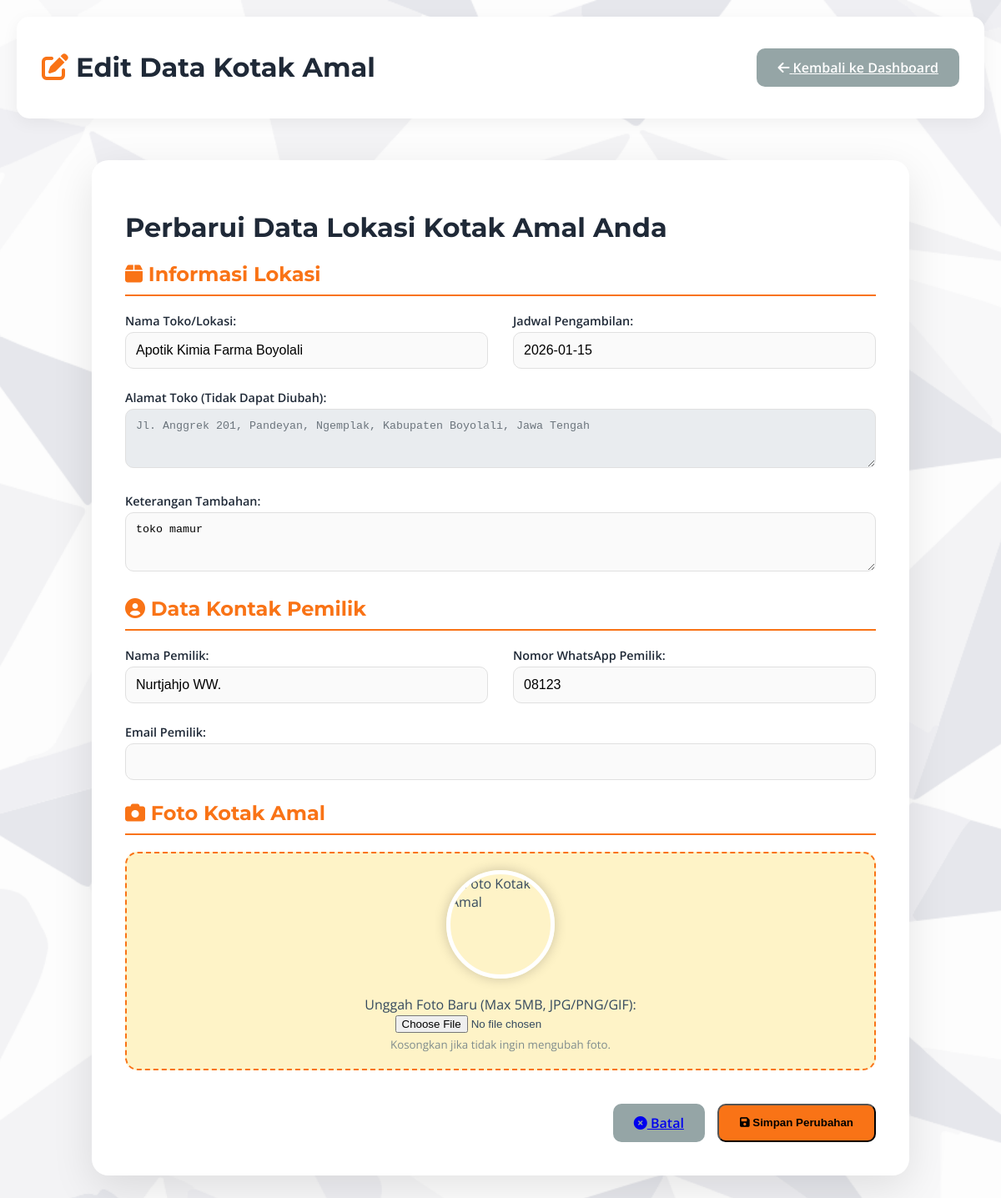
Page /pages/edit_pemilik_kotak_amal.php (signed in) on the committed database.
### tables this page shows
CREATE TABLE `kotakamal` (
  `ID_KotakAmal` varchar(30) NOT NULL,
  `Id_lksa` varchar(25) NOT NULL,
  `Nama_Toko` varchar(150) NOT NULL,
  `Alamat_Toko` text NOT NULL COMMENT 'Alamat lengkap gabungan',
  `ID_Provinsi` varchar(100) DEFAULT NULL,
  `ID_Kabupaten` varchar(100) DEFAULT NULL,
  `ID_Kecamatan` varchar(100) DEFAULT NULL,
  `ID_Kelurahan` varchar(100) DEFAULT NULL,
  `Nama_Pemilik` varchar(100) DEFAULT NULL,
  `WA_Pemilik` varchar(20) DEFAULT NULL,
  `Email` varchar(100) DEFAULT NULL,
  `Google_Maps_Link` varchar(255) DEFAULT NULL,
  `Jadwal_Pengambilan` varchar(50) DEFAULT NULL COMMENT 'Bisa berupa tanggal YYYY-MM-DD atau deskripsi hari',
  `Ket` text COMMENT 'Keterangan tambahan',
  `Foto` varchar(255) DEFAULT NULL,
  `Latitude` decimal(10,8) DEFAULT NULL,
  `Longitude` decimal(11,8) DEFAULT NULL,
  `Status` enum('Active','Archived') NOT NULL DEFAULT 'Active'
);

### pages/edit_pemilik_kotak_amal.php (the view, shortened to what this page needs)
<?php
include '../config/database.php';
$id_kotak_amal_to_edit = $_SESSION['id_kotak_amal'];
$sql = "SELECT * FROM KotakAmal WHERE ID_KotakAmal = ?";
$stmt = $conn->prepare($sql);
$stmt->bind_param("s", $id_kotak_amal_to_edit);
$stmt->execute();
$result = $stmt->get_result();
$data_ka = $result->fetch_assoc();
?>
<!DOCTYPE html>
<html lang="id">
<head>
    <link rel="stylesheet" href="../assets/css/style.css">
    <link rel="stylesheet" href="https://cdnjs.cloudflare.com/ajax/libs/font-awesome/6.0.0-beta3/css/all.min.css">
</head>
<body>
    <div class="container">
        <div class="header">
            <h1 style="text-align: left;"><i class="fas fa-edit" style="color: var(--ka-accent);"></i> Edit Data Kotak Amal</h1>
            <a href="dashboard_pemilik_kotak_amal.php" class="btn btn-cancel" style="background-color: #95a5a6; color: white;">
                <i class="fas fa-arrow-left"></i> Kembali ke Dashboard
            </a>
        </div>
<div class="content" style="padding: 0; background: none; box-shadow: none;">
    <div class="form-container">
        <h1>Perbarui Data Lokasi Kotak Amal Anda</h1>
        <form action="proses_edit_pemilik_kotak_amal.php" method="POST" enctype="multipart/form-data">
            <div class="form-section">
                <h2><i class="fas fa-box"></i> Informasi Lokasi</h2>
                <div class="form-grid">
                    <div class="form-group">
                        <label>Nama Toko/Lokasi:</label>
                        <input type="text" name="nama_toko" value="<?php echo htmlspecialchars($data_ka['Nama_Toko']); ?>" required>
                    </div>
                    <div class="form-group">
                        <label>Jadwal Pengambilan:</label>
                        <input type="text" name="jadwal_pengambilan" value="<?php echo htmlspecialchars($data_ka['Jadwal_Pengambilan']); ?>">
                    </div>
                </div>
                <div class="form-group">
                    <label>Alamat Toko (Tidak Dapat Diubah):</label>
                    <textarea name="alamat_toko" rows="3" cols="50" readonly style="background-color: #e9ecef; color: #6c757d;"><?php echo htmlspecialchars($data_ka['Alamat_Toko']); ?></textarea>
                </div>
                <div class="form-group">
                    <label>Keterangan Tambahan:</label>
                    <textarea name="keterangan" rows="3" cols="50"><?php echo htmlspecialchars($data_ka['Ket']); ?></textarea>
                </div>
            </div>
            <div class="form-section">
                <h2><i class="fas fa-user-circle"></i> Data Kontak Pemilik</h2>
                <div class="form-grid">
                    <div class="form-group">
                        <label>Nama Pemilik:</label>
                        <input type="text" name="nama_pemilik" value="<?php echo htmlspecialchars($data_ka['Nama_Pemilik']); ?>">
                    </div>
                    <div class="form-group">
                        <label>Nomor WhatsApp Pemilik:</label>
                        <input type="text" name="wa_pemilik" value="<?php echo htmlspecialchars($data_ka['WA_Pemilik']); ?>">
                    </div>
                </div>
                <div class="form-group">
                    <label>Email Pemilik:</label>
                    <input type="email" name="email_pemilik" value="<?php echo htmlspecialchars($data_ka['Email']); ?>">
                </div>
            </div>
            <div class="form-section">
                <h2><i class="fas fa-camera"></i> Foto Kotak Amal</h2>
                <div class="foto-container">
                    <img src="../assets/img/<?php echo htmlspecialchars($data_ka['Foto'] ?? 'yayasan.png'); ?>" alt="Foto Kotak Amal" class="foto-preview">
                    <div class="upload-group">
                        <label>Unggah Foto Baru (Max 5MB, JPG/PNG/GIF):</label>
                        <input type="file" name="foto" accept="image/*">
                        <small style="color: #7f8c8d; display: block; margin-top: 5px;">Kosongkan jika tidak ingin mengubah foto.</small>
                    </div>
                </div>
            </div>
            <div class="form-actions">
                <a href="dashboard_pemilik_kotak_amal.php" class="btn btn-cancel"><i class="fas fa-times-circle"></i> Batal</a>
                <button type="submit" class="btn btn-success"><i class="fas fa-save"></i> Simpan Perubahan</button>
            </div>
        </form>
    </div>
</div>
    </div></body></html>

### assets/css/style.css (style rules this page uses)
body { font-family: 'Open Sans', sans-serif; color: #4a4a4a; margin: 0; min-height: 100vh; overflow-x: hidden; background-color: #f0f2f5; }
h1, h2, h3, h4, h5, h6 { font-family: 'Montserrat', sans-serif; color: #1F2937; font-weight: 700; }
.form-group { margin-bottom: 25px; }
.form-group label { font-size: 0.95em; color: #1F2937; font-weight: 600; display: flex; align-items: center; }
.form-group input { width: 100%; padding: 14px 15px; border: 1px solid #dcdcdc; border-radius: 10px; box-sizing: border-box; font-size: 1em; transition: border-color 0.3s, box-shadow 0.3s; background-color: #ffffff; }
.container { padding: 20px; max-width: 1400px; margin: 0 auto; }
.header { background-color: #fff; padding: 20px 30px; border-radius: 15px; box-shadow: 0 5px 20px rgba(0,0,0,0.05); }
.content { padding: 40px; background-color: #fff; border-radius: 15px; box-shadow: 0 5px 20px rgba(0,0,0,0.05); }
.btn { padding: 12px 25px; border-radius: 10px; font-weight: 600; }
.btn-success { background-color: #10B981; }
.btn-cancel { background-color: #6B7280; }
.form-container { background-color: #fff; border-radius: 15px; box-shadow: 0 5px 20px rgba(0,0,0,0.05); }
.form-group input, .form-group select, .form-group textarea { border-radius: 10px; }

### pages/edit_pemilik_kotak_amal.php (style rules this page uses)
:root { --ka-accent: #F97316; --ka-secondary-bg: #FEF3C7; --text-dark: #1F2937; }
body { background-image: url('../assets/img/bg.png'); background-size: cover; background-position: center; background-attachment: fixed; font-family: 'Open Sans', sans-serif; color: #34495e; }
.form-container { max-width: 900px; margin: 50px auto; padding: 40px; background-color: #fff; border-radius: 20px; box-shadow: 0 15px 50px rgba(0,0,0,0.1); }
.form-section h2 { border-bottom: 2px solid var(--ka-accent); padding-bottom: 10px; color: var(--ka-accent); font-size: 1.5em; margin-bottom: 20px; font-weight: 700; font-family: 'Montserrat', sans-serif; }
.form-grid { display: grid; grid-template-columns: 1fr 1fr; gap: 20px 30px; }
.form-group label { font-weight: 600; color: var(--text-dark); margin-bottom: 4px; display: block; font-size: 0.9em; }
.form-group input[type="text"], .form-group input[type="email"], .form-group select, .form-group textarea { padding: 12px; border: 1px solid #e0e0e0; border-radius: 10px; width: 100%; box-sizing: border-box; background-color: #fafafa; }
.form-actions { display: flex; gap: 15px; justify-content: flex-end; margin-top: 40px; }
.btn-success { background-color: var(--ka-accent); }
.btn-cancel { background-color: #95a5a6; }
.foto-container { display: flex; flex-direction: column; align-items: center; padding: 20px; border: 2px dashed var(--ka-accent); border-radius: 15px; background-color: var(--ka-secondary-bg); margin-top: 20px; }
.foto-preview { width: 120px; height: 120px; object-fit: cover; border-radius: 50%; border: 5px solid #fff; box-shadow: 0 0 15px rgba(0,0,0,0.2); margin-bottom: 20px; }
.upload-group { text-align: center; width: 100%; max-width: 400px; }
.header { display: flex; justify-content: space-between; align-items: center; background-color: #fff; padding: 20px 30px; border-radius: 15px; box-shadow: 0 5px 20px rgba(0,0,0,0.05); margin-bottom: 20px; }

### rows in the picture
kotakamal: nama_toko "Apotik Kimia Farma Boyolali", jadwal_pengambilan "2026-01-15", alamat_toko "Jl. Anggrek 201, Pandeyan, Ngemplak, Kabupaten Boyolali, Jawa Tengah", keterangan "toko mamur", nama_pemilik "Nurtjahjo WW.", wa_pemilik "08123"
